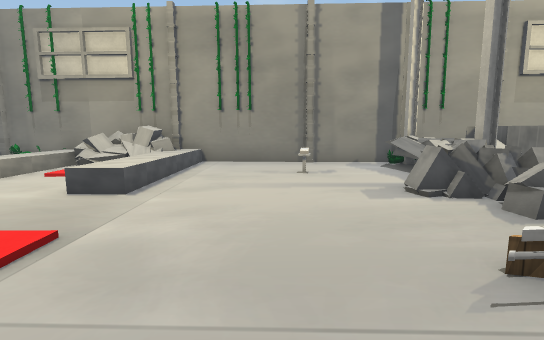
[1] (above)

24 first-person views from a walk through a scene from a Unity 3-D project. The camera is 1.3 m above the floor, tilts 8° down and sees 85° across. The floor is counted in squares, 1 m on a side. Each view is taken from the middle of a square. On the plan, view 1 faces up. The plan holds only what a view shows up to about 14 squares ahead; the rest is blank. The place goes on beyond the plan. The player character is not drawn. Some animated figures are left out. Some surface patterns are stand-ins.

[2]
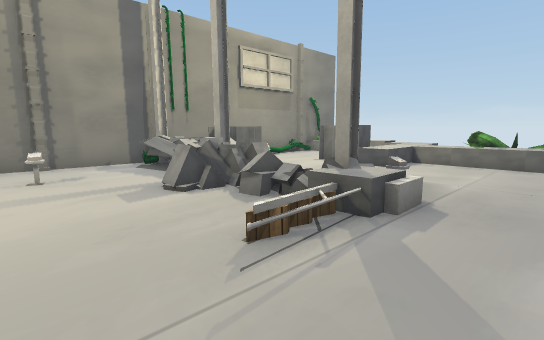

[3]
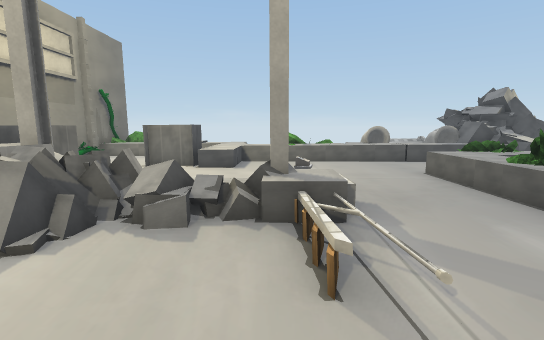

[4]
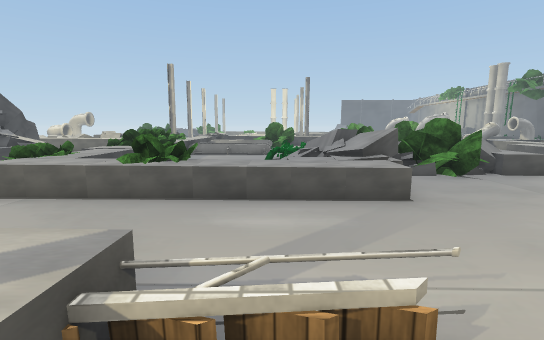

[5]
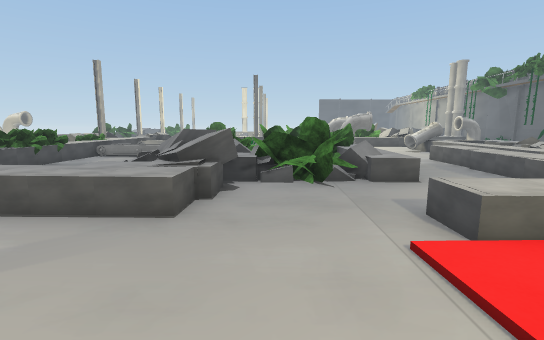

[6]
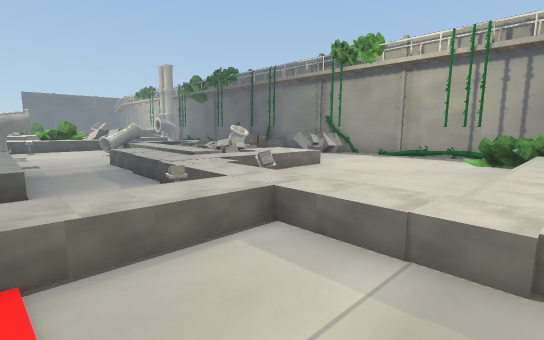

[7]
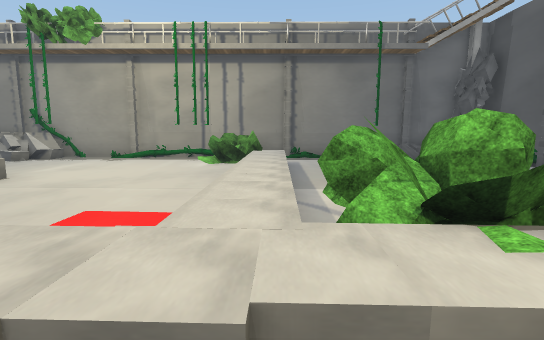

[8]
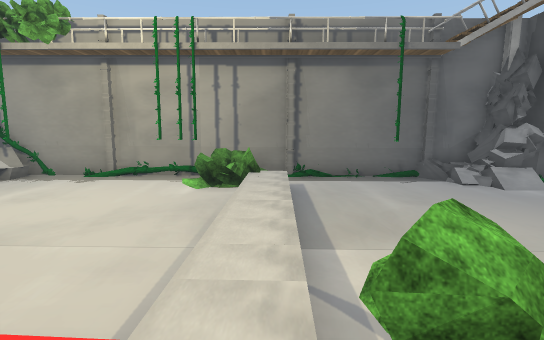

[9]
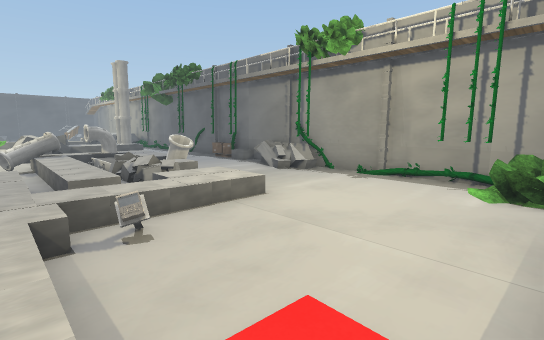

[10]
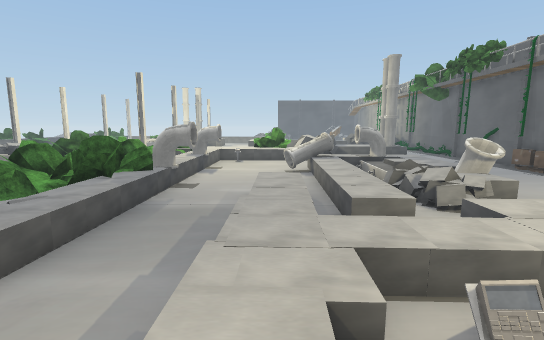

[11]
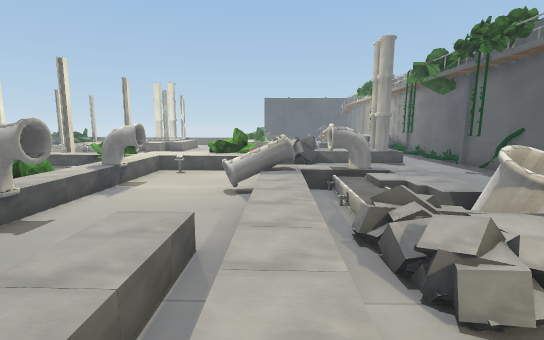

[12]
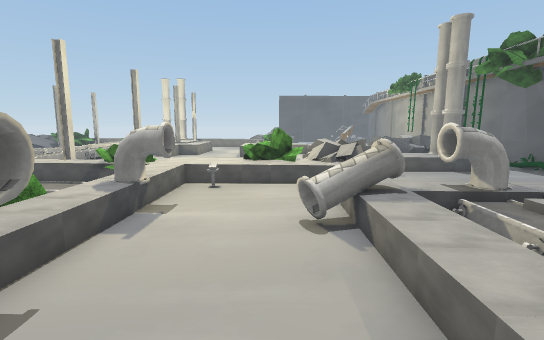

[13]
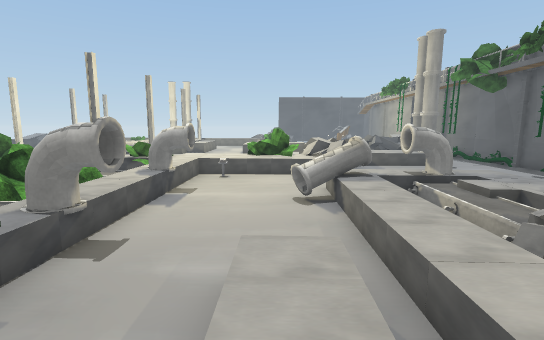

[14]
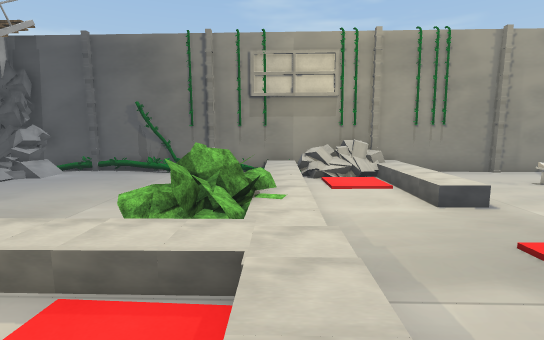

[15]
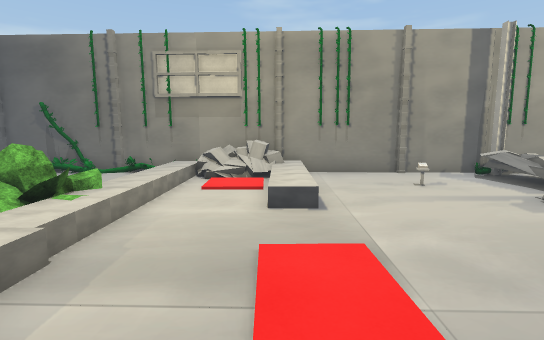

[16]
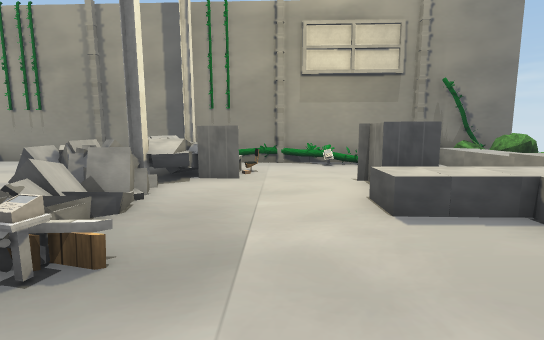

[17]
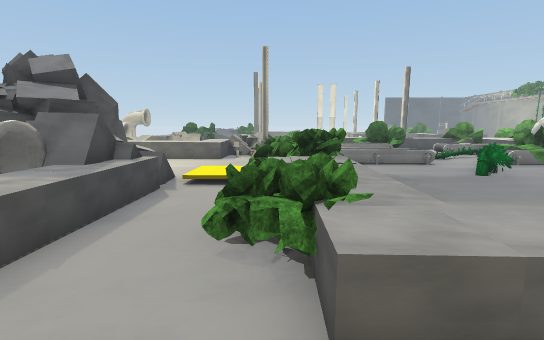

[18]
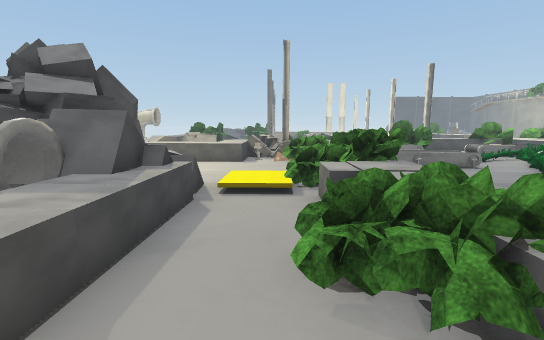

[19]
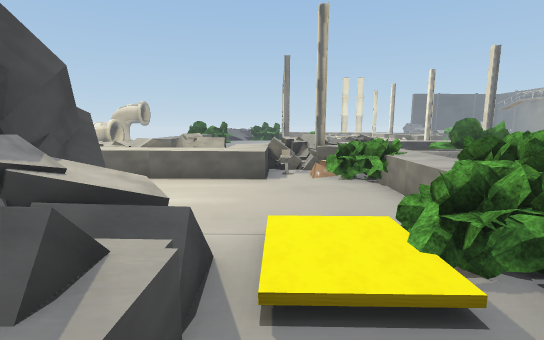

[20]
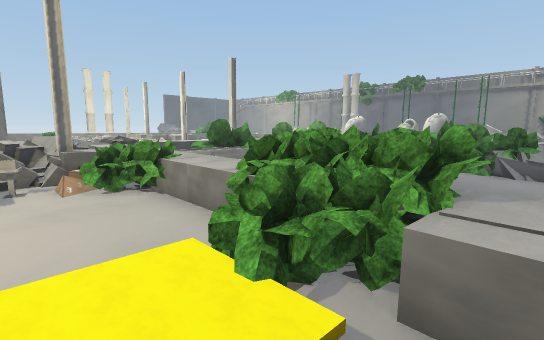

[21]
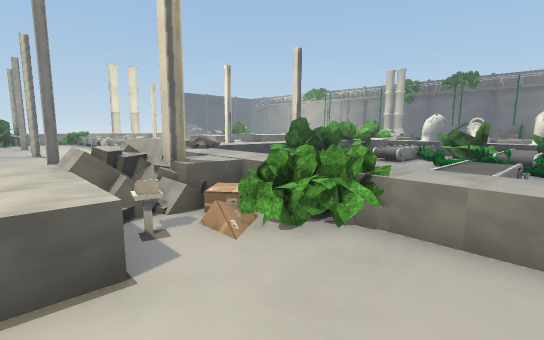

[22]
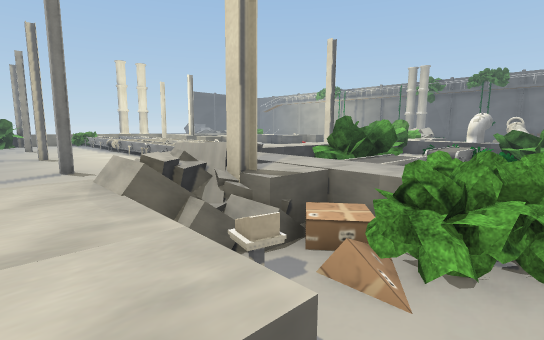

[23]
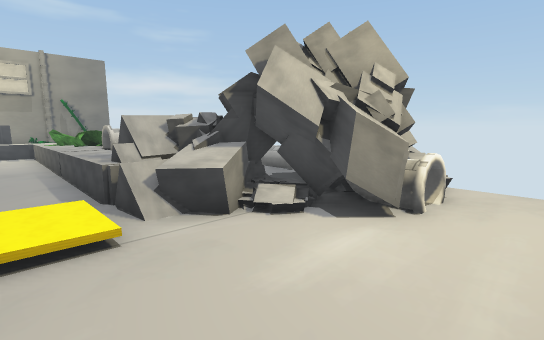

[24]
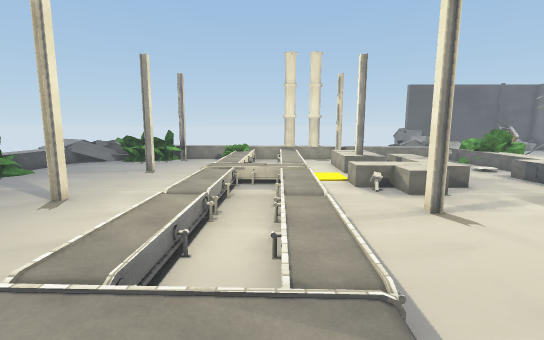

### Floor plan
Key: @ floor where view 1 was taken; # wall or solid block; x gap in a wall; . main floor; : floor 0.25 m higher than the main floor; + floor 0.5 m higher than the main floor; * floor 0.75 m higher than the main floor; / step, stairs or slope; = window, fence, low wall or low ledge; v drop or lower ground; C column; T terminal; B block; E vent; A box; O other object.
Columns run from 20 left of view 1 to 16 right of it. Each row starts with its distance up from view 1.
 12 OO#####O####O####O############
 11 OCO/.......  O=OO/....../C=#.######O#
 10 O#+/.....    /O///....../ O...O. .BBO
  9 OO.......    /..//...T..O #OO... .BBO
  8  #.......    /..//....... ##....  BB
  7  ==......    /..//......OCO...=   BB
  6  #.......  O /..//.....OOO....=   BB
  5  #......./OOO/...........O....BBBOOO
  4 ##......./OO /...........O.....BOOOO
  3 #.     ++/+ +/..........BCO.....B O
  2 ##OO////////+/........O.OOT.....BOO
  1 #OOO........+/..................BOO
  0 #.=.........+///....@...........BOO
 -1 #.=.........+BB +B.......B......BOO
 -2 #...........TB  ....B    OBBB...BEE
 -3 #.........O. B. .....     BBBO..BB
 -4 #......///// ....BOO.      BBB..BBE
 -5 #.....    /  B.. OOO  O ...OO...BEE
 -6 #.=..   B   +B..      .....BBB..BO
 -7  OO..   ..B/B...B   O+.....BOB..BOO
 -8 #OO.. Bx*.B/+... O OO+==...OOO...OOOO
 -9 # O ..E +.B.B...OOOO #==...OB.....OO
-10     .EE OBB....EEOOOO==#....B.....OEE
-11    .. B +BB....EE  O+:..++++B........
-12   ..   B+BB.....  O = .     BO.......
-13  A=.   B+BBE.... OOO  .      O..B**
-14 #A.   BEBBBE....BOOO...     B:TT B
-15 AA..  OBBBB....EB  ++.       C
-16 #...      .....BB=    OO
-17 O.#.       .....B     OOO
-18 #...     O .B.O.BOOB  OOO
-19 #... ....O       O  B   *
-20 #.......   OO    O  C
-21 =. BEB      OO                ...
-22 #  BE                ..OO OO .C..
-23     O               ...OOvO .....
-24                    ....OOOO ....
-25                   .....OOvO.....
-26                  ...C..OOvO.....
-27                 .......OOvO ..C..
-28                 ...BB..OOvO .....
-29                ...BOBB.OOvO ......
-30              OO..BOOBB. vO  .......
-31              BB..OO  .. OOO ......OO
-32             OO.. OO B.. OOO .......OO
-33              O/  OOBC.  OOO ..C...
-34                         O

Where each view was taken, in squares from view 1:
view 1: 0 up, 0 right, facing up
view 2: 0 up, 0 right, facing up-right
view 3: 3 up, 0 right, facing right
view 4: 4 up, 3 right, facing down
view 5: 3 up, 1 left, facing down
view 6: 3 up, 4 left, facing down-left
view 7: 3 up, 6 left, facing left
view 8: 3 up, 8 left, facing left
view 9: 2 up, 8 left, facing down-left
view 10: 1 down, 8 left, facing down
view 11: 5 down, 10 left, facing down
view 12: 8 down, 8 left, facing down
view 13: 6 down, 8 left, facing down
view 14: 1 down, 8 left, facing up
view 15: 1 down, 4 left, facing up
view 16: 0 up, 8 right, facing up
view 17: 0 up, 9 right, facing down
view 18: 1 down, 10 right, facing down
view 19: 5 down, 11 right, facing down
view 20: 6 down, 11 right, facing down-left
view 21: 10 down, 12 right, facing down-left
view 22: 12 down, 12 right, facing down-left
view 23: 12 down, 10 right, facing up-right
view 24: 19 down, 4 right, facing down
